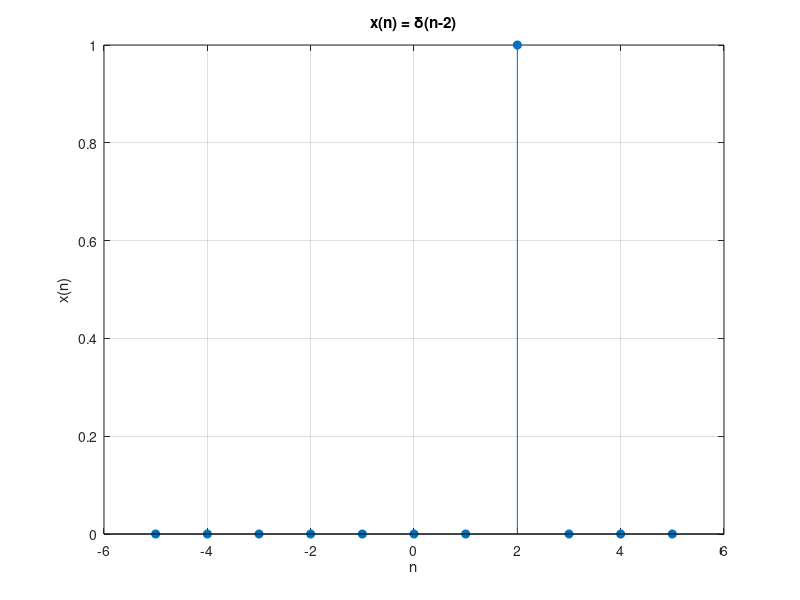

MATLAB code for this plot: (Note: this script raises an error after producing the figure.)
clc;             % clear command window
clear;           % clear all variables
close all;       % close all figure


% Define the range of n
n = -5:5;          % from -5 to 5 (you can adjust)

% Define delta function
x = (n == 2);      % δ(n-2) --> 1 only when n=2, otherwise 0

% Plot
stem(n, x, 'filled');
xlabel('n');
ylabel('x(n)');
title('x(n) = \delta(n-2)');
grid on;


hold on;
xline(0,'r');
yline(0,'r');
hold off;